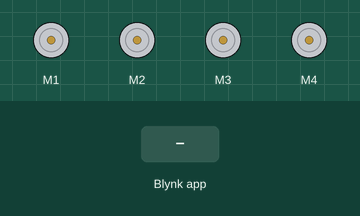
A sketch run on a simulated Arduino Mega 2560, built with avr-gcc and run on an emulated ATmega2560. Parts: 4 × DC motor (green arrow = forward, orange = backward, longer = faster). Inputs (shaded band) come from the test bench. WiFi joins after 1.5 s; servers stay silent unless stated.

Above: at 3.0 s.
3.1 s: Blynk app writes 1 to V0
At 3.5 s:
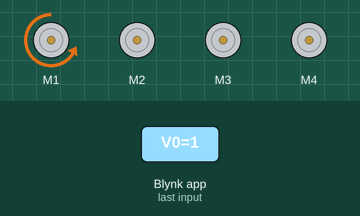
5.1 s: Blynk app writes 1 to V1
At 5.5 s:
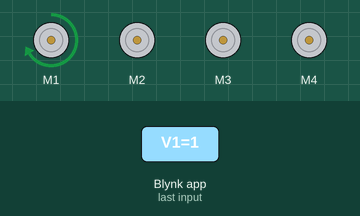
7.1 s: Blynk app writes 1 to V2
At 7.5 s:
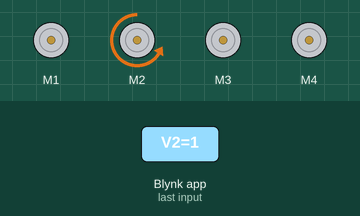
9.1 s: Blynk app writes 1 to V3
At 9.5 s:
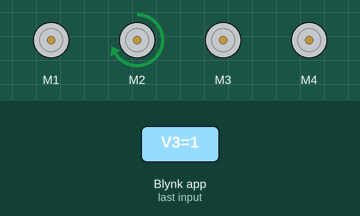
11.1 s: Blynk app writes 1 to V4
At 11.4 s:
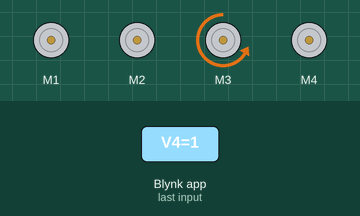
13.1 s: Blynk app writes 1 to V5
At 13.5 s:
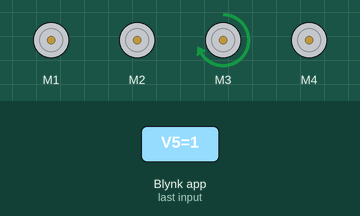
Timing chart, 0 to 16.1 s (numbered marks = the images above; inputs shaded):
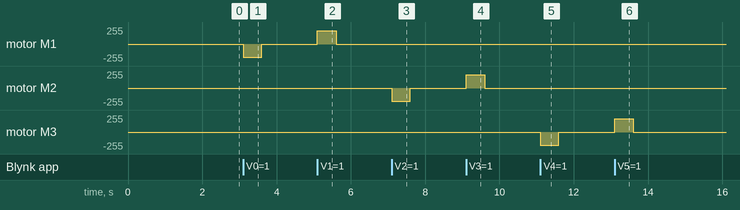

The sketch:

robo_arm_with_blynk_only_bluetooth.ino
```cpp
#include <AFMotor.h>
AF_DCMotor motor1(1),motor2(2),motor3(3),motor4(4);

/*************************************************************
  Blynk is a platform with iOS and Android apps to control
  Arduino, Raspberry Pi and the likes over the Internet.
  You can easily build graphic interfaces for all your
  projects by simply dragging and dropping widgets.

    Downloads, docs, tutorials: http://www.blynk.cc
    Sketch generator:           http://examples.blynk.cc
    Blynk community:            http://community.blynk.cc
    Social networks:            http://www.fb.com/blynkapp
                                http://twitter.com/blynk_app

  Blynk library is licensed under MIT license
  This example code is in public domain.

 *************************************************************
  This example shows how to use Arduino with HC-06/HC-05
  Bluetooth 2.0 Serial Port Profile (SPP) module
  to connect your project to Blynk.

  Note: This only works on Android! iOS does not support SPP :(
        You may need to pair the module with your smartphone
        via Bluetooth settings. Default pairing password is 1234

  Feel free to apply it to any other example. It's simple!

  NOTE: Bluetooth support is in beta!

 *************************************************************/

#define BLYNK_USE_DIRECT_CONNECT

// You could use a spare Hardware Serial on boards that have it (like Mega)
#include <SoftwareSerial.h>
SoftwareSerial DebugSerial(2, 3); // RX, TX

#define BLYNK_PRINT DebugSerial
#include <BlynkSimpleSerialBLE.h>

// You should get Auth Token in the Blynk App.
// Go to the Project Settings (nut icon).
char auth[] = "26c5b3da1a764e32b071baa83a086c18";

void setup()
{
  // Debug console
  motor1.setSpeed(200);
  motor2.setSpeed(200);
  motor3.setSpeed(200);
  motor4.setSpeed(200);
  DebugSerial.begin(9600);

  DebugSerial.println("Waiting for connections...");

  // Blynk will work through Serial
  // 9600 is for HC-06. For HC-05 default speed is 38400
  // Do not read or write this serial manually in your sketch
  Serial.begin(9600);
  Blynk.begin(Serial, auth);
}

void loop()
{
  Blynk.run();


}
BLYNK_WRITE(V0)
  {
    motor1.run(BACKWARD);
     delay(500);
     motor1.run(RELEASE);

    }
    BLYNK_WRITE(V1){
      motor1.run(FORWARD);
      delay(500);
      motor1.run(RELEASE);

      }
      BLYNK_WRITE(V2){
        motor2.run(BACKWARD);
      delay(500);
      motor2.run(RELEASE);
     delay(500);
        }
        BLYNK_WRITE(V3){
           motor2.run(FORWARD);
      delay(500);
      motor2.run(RELEASE);
      delay(500);

           }
           BLYNK_WRITE(V4){
             motor3.run(BACKWARD);
      delay(500);
      motor3.run(RELEASE);

            }
            BLYNK_WRITE(V5){
               motor3.run(FORWARD);
      delay(500);
      motor3.run(RELEASE);

              }
              BLYNK_WRITE(V6){
                 motor4.run(BACKWARD);
      delay(400);
      motor4.run(RELEASE);

                }
                BLYNK_WRITE(V7)
                {
      motor4.run(FORWARD);
      delay(400);
      motor4.run(RELEASE);

                }
```

Measured:
- after the input at 3.1 s, motor M1: stopped → backward 200/255 at once, → stopped 0.50 s later
- after the input at 5.1 s, motor M1: stopped → forward 200/255 at once, → stopped 0.50 s later
- after the input at 7.1 s, motor M2: stopped → backward 200/255 at once, → stopped 0.50 s later
- after the input at 9.1 s, motor M2: stopped → forward 200/255 at once, → stopped 0.50 s later
- after the input at 11.1 s, motor M3: stopped → backward 200/255 at once, → stopped 0.50 s later
- after the input at 13.1 s, motor M3: stopped → forward 200/255 at once, → stopped 0.50 s later
